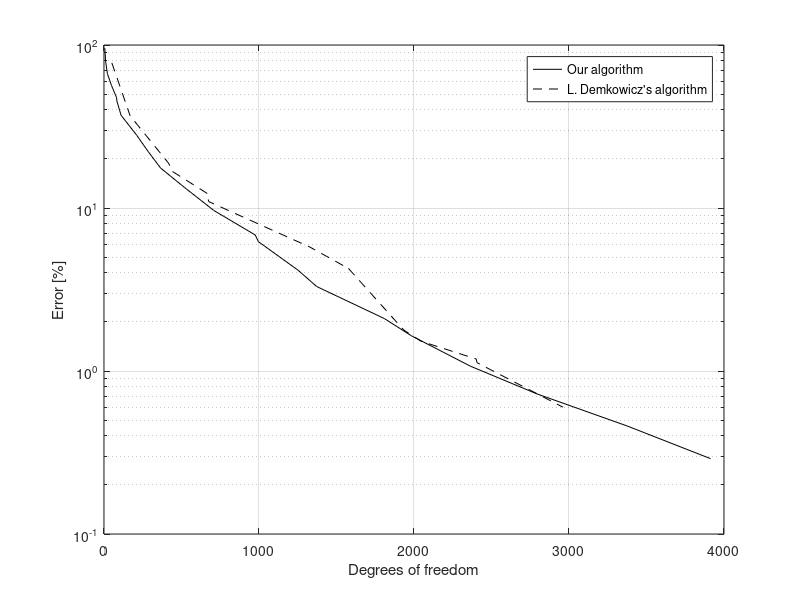

The MATLAB source for this figure:
A=[
5, 1.073584e+02, 9.579908e+01
11, 6.571801e+01, 7.848182e+01
22, 5.858264e+01, 6.660094e+01
48, 5.425411e+01, 5.657511e+01
81, 4.644698e+01, 4.755702e+01
83, 4.220858e+01, 4.532525e+01
110, 3.561533e+01, 3.708459e+01
212, 2.698600e+01, 2.787899e+01
284, 2.193181e+01, 2.226323e+01
365, 1.749506e+01, 1.758688e+01
519, 1.329159e+01, 1.337409e+01
708, 9.598581e+00, 9.664242e+00
976, 6.796908e+00, 6.827268e+00
996, 6.187991e+00, 6.218594e+00
1253, 4.134005e+00, 4.146300e+00
1372, 3.286382e+00, 3.298566e+00
1809, 2.091154e+00, 2.096972e+00
1983, 1.641212e+00, 1.645359e+00
2364, 1.069492e+00, 1.070521e+00
2794, 7.225660e-01, 7.232558e-01
3377, 4.586276e-01, 4.593126e-01
3913, 2.889901e-01, 2.899733e-01
];
demkdof=[50.4889047959914 168.732283464567 415.591267000716 442.55905511811 666.599141016464 674.896921975662 1328.34717251253 1577.28060128848 1934.085182534 2046.10522548318 2400.8353614889 2407.0586972083 2960.93557623479];
demkerr=[77.6885963912792 36.7409021214048 18.883240233175 16.7308396515423 12.2697541209179 10.9537292573758 5.75895223493295 4.25546010308591 1.78311881401091 1.52123700680281 1.18520751181264 1.12408700848733 0.6];
semilogy(A(:,1), A(:,3), 'k-', demkdof, demkerr, 'k--');
grid on;
legend('Our algorithm', 'L. Demkowicz''s algorithm');
xlabel('Degrees of freedom');
ylabel('Error [%]');
